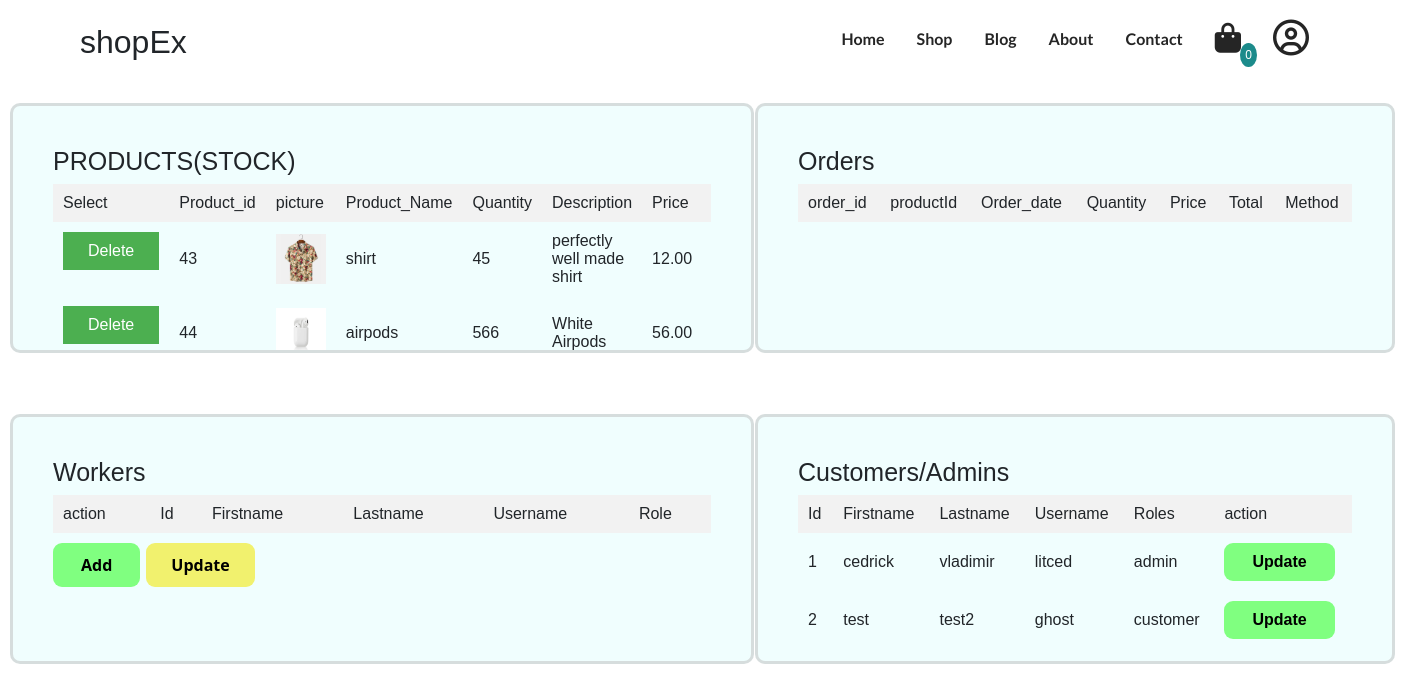
/backend/adminBoards.php (signed in), run on an earlier commit of the app's database.
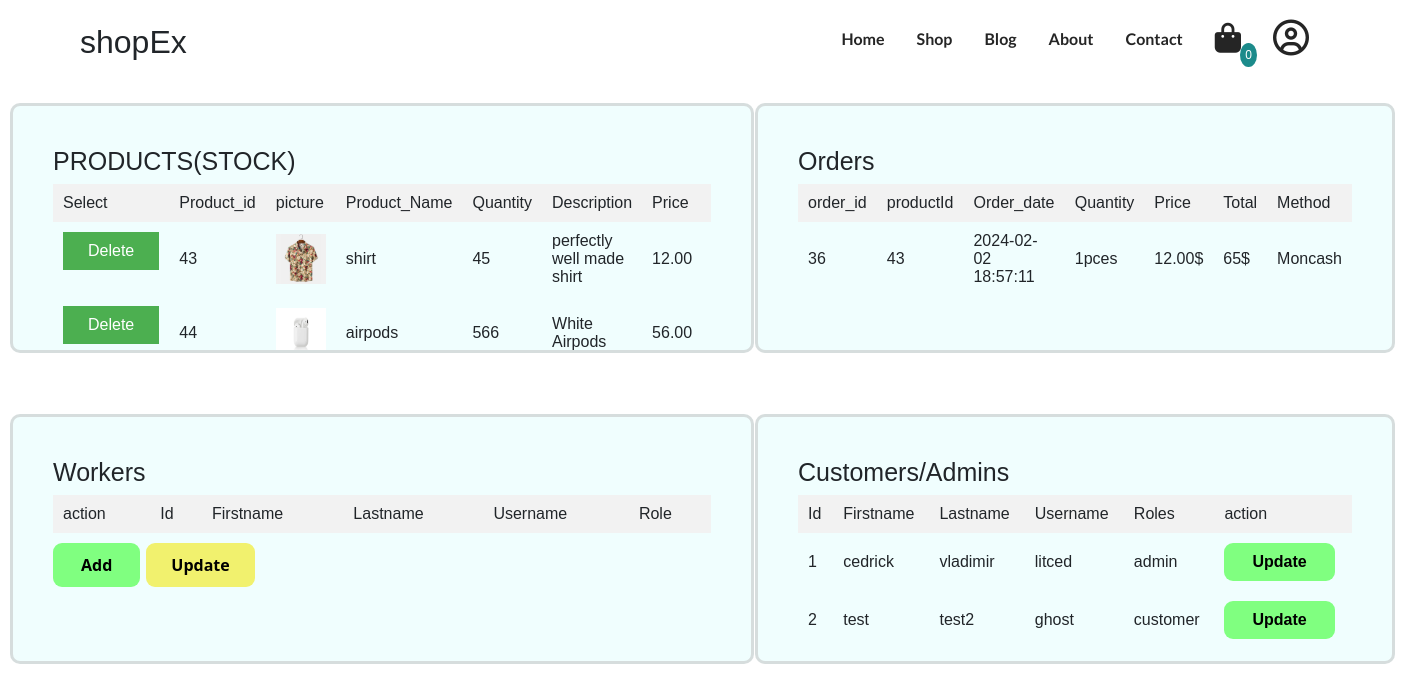
And on a later commit of the database.
### tables this page shows
CREATE TABLE `products` (
  `idp` int NOT NULL,
  `pname` varchar(100) DEFAULT NULL,
  `price` decimal(10,2) DEFAULT NULL,
  `quantity` int DEFAULT NULL,
  `pictures` varchar(555) DEFAULT NULL,
  `descriptions` varchar(200) NOT NULL
);

CREATE TABLE `users` (
  `id` int NOT NULL,
  `firstname` varchar(100) DEFAULT NULL,
  `lastname` varchar(100) DEFAULT NULL,
  `username` varchar(100) DEFAULT NULL,
  `passwords` varchar(100) DEFAULT NULL,
  `roles` varchar(255) DEFAULT NULL
);

CREATE TABLE `orders` (
  `order_id` int NOT NULL,
  `productId` varchar(211) DEFAULT NULL,
  `order_date` timestamp NULL DEFAULT CURRENT_TIMESTAMP,
  `productQuantity` varchar(211) DEFAULT NULL,
  `productPrice` varchar(211) NOT NULL,
  `total` varchar(211) DEFAULT NULL,
  `method` varchar(100) DEFAULT NULL,
  `userid` int UNSIGNED DEFAULT NULL
);

### backend/adminBoards.php (the view, shortened to what this page needs)
<?php
include "../view/includes/header.php";
include_once "../src/config/instance.php";
$connector = $connection->conn();
$ssm = $connector->prepare("SELECT * FROM products");
$ssm->execute();
$zzm = $connector->prepare("SELECT * FROM users");
$zzm->execute();
$orders = $connector->prepare("SELECT * FROM orders");
$orders->execute();
?>
<section class="dashboardadmin">
  <section class="adminProduct">
    <div class="theadminproducts">
      <h1>PRODUCTS(STOCK)</h1>
      <table id="tableproduct">
        <thead>
          <tr>
            <td>Select</td>
            <td>Product_id</td>
            <td>picture</td>
            <td>Product_Name</td>
            <td>Quantity</td>
            <td>Description</td>
            <td>Price</td>
          </tr>
        </thead>
        <tbody>
          <?php foreach ($ssm as $fetch) : ?>
            <tr>
              <td>
                <form method="post" id="workerremover">
                  <button name="inforemover" class="removeproduct" href="<?php echo $fetch["idp"]; ?>">Delete</button>
                </form>
              </td>
              <td><?= $fetch["idp"] ?></td>
              <td><img src="../products/<?= $fetch["pictures"] ?>" height="50px" width="50px"></td>
              <td><?= $fetch["pname"] ?></td>
              <td><?= $fetch["quantity"] ?></td>
              <td><?= $fetch["descriptions"] ?></td>
              <td><?= $fetch["price"] ?></td>
            </tr>
          <?php endforeach; ?>
        </tbody>
      </table>
    </div>
  </section>
  <section class="adminProduct">
    <div class="theadminproducts">
      <h1>Orders</h1>
      <table>
        <thead>
          <tr>
            <td>order_id</td>
            <td>productId</td>
            <td>Order_date</td>
            <td>Quantity</td>
            <td>Price</td>
            <td>Total</td>
            <td>Method</td>
          </tr>
        </thead>
        <tbody>
          <?php foreach ($orders as $fetch) : ?>
            <tr>
              <td><?= $fetch["order_id"] ?></td>
              <td><?= $fetch["productId"] ?></td>
              <td><?= $fetch["order_date"] ?></td>
              <td><?= $fetch["productQuantity"] ?>pces</td>
              <td><?= $fetch["productPrice"] ?>$</td>
              <td><?= $fetch["total"] ?>$</td>
              <td><?= $fetch["method"] ?></td>
            </tr>
          <?php endforeach; ?>
        </tbody>
      </table>
    </div>
  </section>
  <section class="adminProduct">
    <div class="theadminproducts">
      <h1>Workers</h1>
      <table id="tableuser">
        <thead>
          <tr>
            <td>action</td>
            <td>Id</td>
            <td>Firstname</td>
            <td>Lastname</td>
            <td>Username</td>
            <td>Role</td>
          </tr>
        </thead>
      </table>
      <div class="productbuttons">
        <button onclick="OpenModalworker()">Add</button>
        <button>Update</button>
      </div>
    </div>
  </section>
  <section class="adminProduct">
    <div class="theadminproducts">
      <h1>Customers/Admins</h1>
      <table>
        <thead>
          <tr>
            <td>Id</td>
            <td>Firstname</td>
            <td>Lastname</td>
            <td>Username</td>
            <td>Roles</td>
            <td>action</td>
          </tr>
        </thead>
        <tbody>
          <?php foreach ($zzm as $fetch) : ?>
            <tr>
              <td><?= $fetch["id"]; ?></td>
              <td><?= $fetch["firstname"]; ?></td>
              <td><?= $fetch["lastname"]; ?></td>
              <td><?= $fetch["username"]; ?></td>
              <td><?= $fetch["roles"]; ?></td>
              <td>
                <div class="productbuttons">
                  <button class="update_button" onclick="OpenUpdateModal()">Update</button>
                </div>
              </td>
            </tr>
          <?php endforeach; ?>
        </tbody>
      </table>
    </div>
  </section>
</section>
</html>

### view/includes/header.php (shortened to what this page needs)
<?php
$count = '';
if (!empty($_SESSION['addTocart']))
  $count = count($_SESSION['addTocart']);
else
  $count = 0;
?>
<html lang="en">
<head>
  <link rel="stylesheet" href="https://cdnjs.cloudflare.com/ajax/libs/font-awesome/6.5.1/css/all.min.css">
  <link rel="stylesheet" href="http://localhost/eCommerce/public/css/includes.css">
  <link rel="stylesheet" type="text/css" href="https://cdn.jsdelivr.net/npm/toastify-js/src/toastify.min.css">
  <link href="https://cdn.jsdelivr.net/npm/bootstrap@5.3.2/dist/css/bootstrap.min.css" rel="stylesheet">
</head>
<body>
  <section id="header">
    <h2 class="title" style="cursor: pointer;" onclick="window.location.href='http://localhost/eCommerce/view/admin/'">shopEx</h2>
    <div>
      <ul id="navbar">
        <li><a id="home" href="http://localhost/eCommerce/view/admin/">Home</a></li>
        <li><a id="shop" href="shop.php">Shop</a></li>
        <li><a href="blog.php">Blog</a></li>
        <li><a href="aboutUs.php">About</a></li>
        <li><a href="contactUs.php">Contact</a></li>
        <li class="classcart"><a class="acart" href="cart.php"><i class="fa-solid fa-bag-shopping"></i></a></li>
        <p id="number"><?= $count ?></p>
        <div class="profile-menu">
          <li><a href="profile.php"><i class="fa-regular fa-circle-user profilecircle"></i></a></li>
        </div>
      </ul>
    </div>
  </section>

### public/css/includes.css (style rules this page uses)
body { width: 100%; margin: 0; overflow-x: hidden; }
#header { display: flex; align-items: center; justify-content: space-between; background-color: rgb(255, 255, 255); padding: 20px 80px; box-shadow: 0px 1px 2px 1px rgba(255, 255, 255, 0.432); z-index: 999; position: sticky; top: 0; left: 0; }
.profilecircle { font-size: 36px; }
#number { text-align: center; color: white; padding: 3px 5px; border-radius: 100%; font-family: Verdana, Geneva, Tahoma, sans-serif; font-weight: 400; font-size: 12px; cursor: default; -webkit-user-select: none; user-select: none; position: absolute; top: 43px; right: 148px; background-color: rgb(28, 139, 139); }
.title { font-family: Verdana, Geneva, Tahoma, sans-serif; }
#navbar { display: flex; align-items: center; justify-content: center; }
#navbar li { list-style: none; padding: 0 16px; position: relative; }
#navbar li a { text-decoration: none; color: rgb(37, 37, 37); font-weight: 600; font-size: 16px; font-family: 'Lato',open-sans; transition: 0.3s ease-in-out; }
#navbar li:nth-child(6) { background-color: transparent; }
#navbar li:nth-child(6) i { font-size: 30px; }
.dashboardadmin { display: grid; grid-template-columns: repeat(2, 1fr); grid-template-rows: repeat(2, 0.8fr); grid-gap: 31px; gap: 1px; padding: 10px; height: 80vh; width: 100%; }
.theadminproducts { background-color: rgba(225, 253, 253, 0.5); padding: 40px; border: 3px solid rgba(180, 180, 180, 0.438); border-radius: 10px; height: 250px; overflow-y: auto; display: block; }
.dashboardadmin .theadminproducts h1 { font-family: Verdana, Geneva, Tahoma, sans-serif; font-size: 25px; }
table { width: 100%; border-collapse: collapse; margin-bottom: 10px; }
thead { background-color: #f2f2f2; font-family: Verdana, Geneva, Tahoma, sans-serif; font-weight: 500; overflow: auto; }
th, td { border: 1px solid #ddd; padding: 10px; text-align: left; font-family: Verdana, Geneva, Tahoma, sans-serif; }
button { background-color: #4caf50; color: white; padding: 10px 25px; border: none; cursor: pointer; border-radius: 4px; }
.productbuttons { display: flex; gap: 6px; }
.productbuttons button:nth-child(1) { background-color: rgb(128, 255, 128); color: black; padding: 10px 28px; font-weight: bold; border-radius: 9px; transition: 0.2s ease-in-out; }
.productbuttons button:nth-child(2) { background-color: rgb(241, 241, 110); color: black; font-weight: bold; border-radius: 9px; transition: 0.2s ease-in-out; }

### view/includes/header.php (style rules this page uses)
.profile-menu { position: relative; display: inline-block; z-index: 1; text-align: center; }

What changed in the data, as far as the page shows it:
added orders: order_id "36", productId "43", order_date "2024-02-02 18:57:11", productQuantity "1", productPrice "12.00", total "65", method "Moncash"
